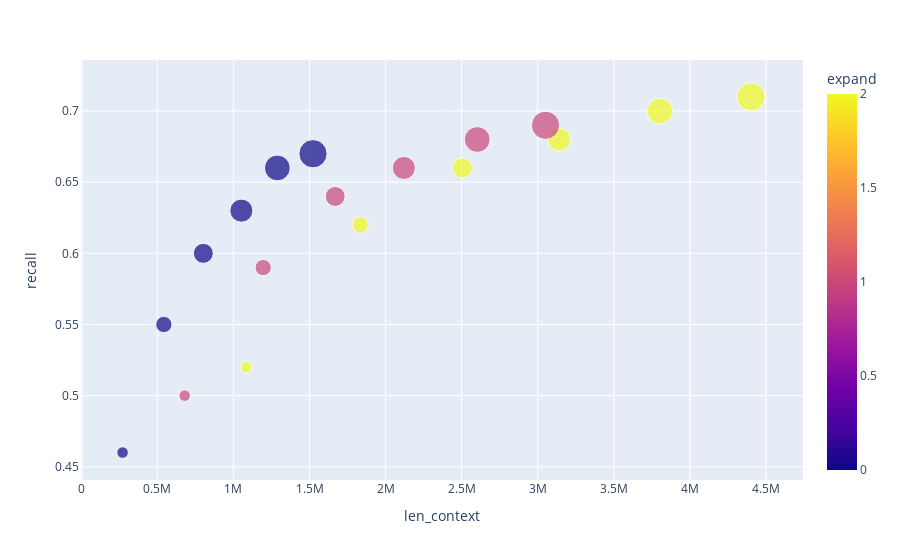

Here is the notebook cell this chart was saved with:
### Code cell
px.scatter(df_summary, x="len_context", y="recall", color="expand", size="lim")

### Figure 1 — Plotly figure (JSON) as saved in the notebook; plotly's stock layout.template omitted (floating-point values rounded to 4 significant figures)
{"data": [{"hovertemplate": "len_context=%{x}<br>recall=%{y}<br>lim=%{marker.size}<br>expand=%{marker.color}<extra></extra>", "legendgroup": "", "marker": {"color": [0, 1, 2, 0, 1, 2, 0, 1, 2, 0, 1, 2, 0, 1, 2, 0, 1, 2], "coloraxis": "coloraxis", "size": [1, 1, 1, 2, 2, 2, 3, 3, 3, 4, 4, 4, 5, 5, 5, 6, 6, 6], "sizemode": "area", "sizeref": 0.015, "symbol": "circle"}, "mode": "markers", "name": "", "orientation": "v", "showlegend": false, "type": "scatter", "x": [271641, 679813, 1082800, 542733, 1195600, 1833439, 802144, 1668870, 2504310, 1052255, 2120119, 3141017, 1288690, 2602518, 3802165, 1523111, 3051403, 4402041], "xaxis": "x", "y": [0.46, 0.5, 0.52, 0.55, 0.59, 0.62, 0.6, 0.64, 0.66, 0.63, 0.66, 0.68, 0.66, 0.68, 0.7, 0.67, 0.69, 0.71], "yaxis": "y"}], "layout": {"coloraxis": {"colorbar": {"title": {"text": "expand"}}, "colorscale": [[0, "#0d0887"], [0.1111, "#46039f"], [0.2222, "#7201a8"], [0.3333, "#9c179e"], [0.4444, "#bd3786"], [0.5556, "#d8576b"], [0.6667, "#ed7953"], [0.7778, "#fb9f3a"], [0.8889, "#fdca26"], [1, "#f0f921"]]}, "legend": {"itemsizing": "constant", "tracegroupgap": 0}, "margin": {"t": 60}, "xaxis": {"anchor": "y", "domain": [0, 1], "title": {"text": "len_context"}}, "yaxis": {"anchor": "x", "domain": [0, 1], "title": {"text": "recall"}}}}
